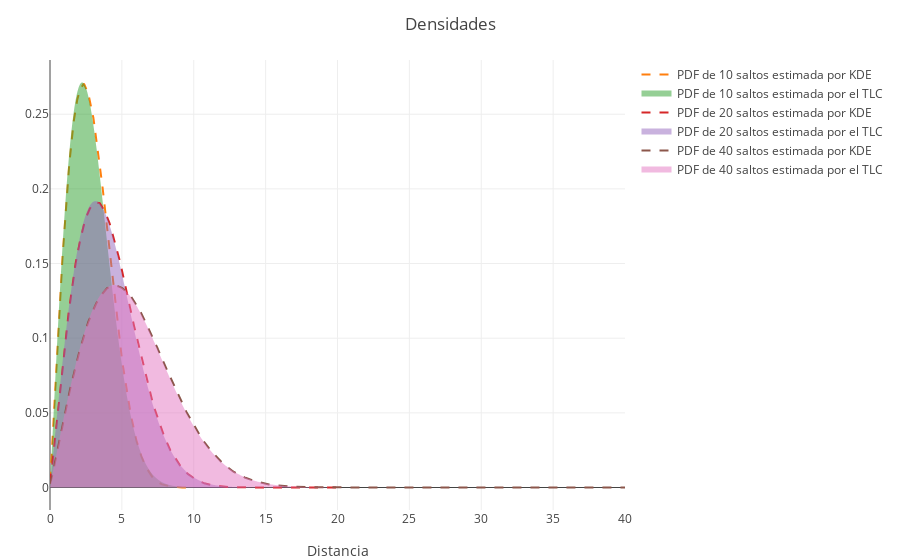

Source (notebook cell):
### Markdown cell above
La función `p` acepta, como parámetro principal, una lista arbitrariamente grande de enteros, cada uno de ellos definirá una gráfica para la variable aleatoria asociada a ese número de saltos. También posee dos argumentos opcionales: `m=` seguido de un entero, para cambiar el tamaño de la muestra por defecto, y `cdf=1` para indicarle que queremos que grafique distribuciones en vez de densidades.

Además los gráficos son interactivos, pudiéndose apagar alguna de las curvas en la gráfica clickeando sobre su nombre en la leyenda, o pudiéndose hacer zoom sobre algún lugar en particular, etc...

Un ejemplo:

### Code cell
p(10,20,40)

### Figure 1 — Plotly figure (JSON) as saved in the notebook; plotly's stock layout.template omitted (floating-point values rounded to 4 significant figures; data arrays with more than 128 entries replaced by an {"elided": "..."} marker saying what was removed)
{"data": [{"type": "scatter"}, {"line": {"dash": "dash"}, "name": "PDF de 10 saltos estimada por KDE", "type": "scatter", "x": {"elided": "1001 float values"}, "y": {"elided": "1001 float values"}}, {"fill": "tozeroy", "mode": "none", "name": "PDF de 10 saltos estimada por el TLC", "type": "scatter", "x": {"elided": "1001 float values"}, "y": {"elided": "1001 float values"}}, {"line": {"dash": "dash"}, "name": "PDF de 20 saltos estimada por KDE", "type": "scatter", "x": {"elided": "1001 float values"}, "y": {"elided": "1001 float values"}}, {"fill": "tozeroy", "mode": "none", "name": "PDF de 20 saltos estimada por el TLC", "type": "scatter", "x": {"elided": "1001 float values"}, "y": {"elided": "1001 float values"}}, {"line": {"dash": "dash"}, "name": "PDF de 40 saltos estimada por KDE", "type": "scatter", "x": {"elided": "1001 float values"}, "y": {"elided": "1001 float values"}}, {"fill": "tozeroy", "mode": "none", "name": "PDF de 40 saltos estimada por el TLC", "type": "scatter", "x": {"elided": "1001 float values"}, "y": {"elided": "1001 float values"}}], "layout": {"margin": {"b": 50, "l": 50, "r": 50, "t": 60}, "title": "Densidades", "xaxis": {"title": "Distancia"}}}
